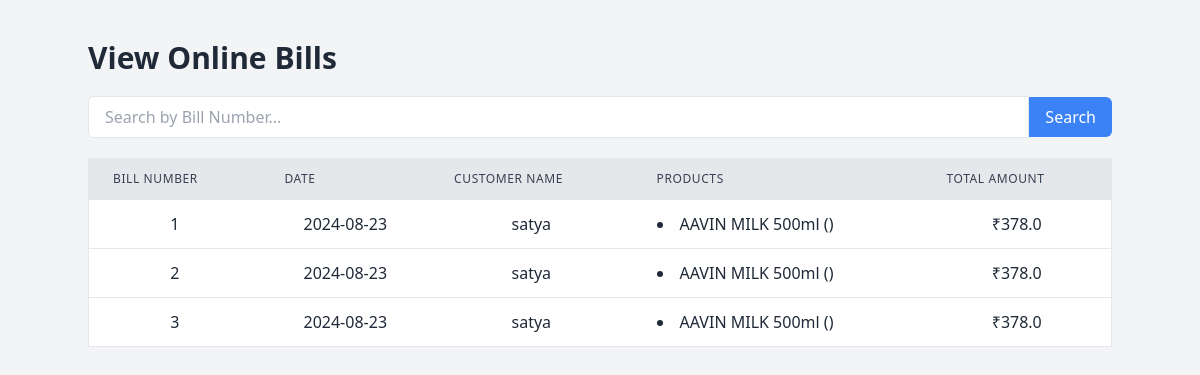
/view_online_bills (signed in), run on the app's committed database.
### models.py (models this page shows, shortened)
class TransactionRecord(db.Model):
    id = db.Column(db.Integer, primary_key=True)
    bill_no = db.Column(db.Integer, unique=True, nullable=False)
    date = db.Column(db.Date, nullable=False, default=datetime.utcnow)
    total_price = db.Column(db.Float, nullable=False)
    billing_mode = db.Column(db.String(10), nullable=False)  # New field to store 'online' or 'offline'
    organisation_id = db.Column(db.Integer, db.ForeignKey('organisation.id'), nullable=False)
    customer_id = db.Column(db.Integer, db.ForeignKey('customer.id'), nullable=True)  # Allow null if no customer info
    items = db.relationship('TransactionItem', backref='transaction', lazy=True)
    customer = db.relationship('Customer', backref='transaction_records')

class Customer(db.Model):
    id = db.Column(db.Integer, primary_key=True)
    name = db.Column(db.String(100), nullable=False)
    phone = db.Column(db.String(50), nullable=False)
    city = db.Column(db.String(100))
    district = db.Column(db.String(100))
    state = db.Column(db.String(100))
    pincode = db.Column(db.String(10))
    email = db.Column(db.String(120))
    flat_no = db.Column(db.String(50))  # New field
    street = db.Column(db.String(150))  # New field
    organisation_id = db.Column(db.Integer, db.ForeignKey('organisation.id'), nullable=False)

class TransactionItem(db.Model):
    id = db.Column(db.Integer, primary_key=True)
    transaction_id = db.Column(db.Integer, db.ForeignKey('transaction_record.id'), nullable=False)
    product_id = db.Column(db.Integer, db.ForeignKey('product.id'), nullable=False)
    quantity = db.Column(db.Integer, nullable=False)
    total_price = db.Column(db.Float, nullable=False)

class Product(db.Model):
    id = db.Column(db.Integer, primary_key=True)
    name = db.Column(db.String(100), nullable=False)
    SKU = db.Column(db.String(50), nullable=False)
    net_price = db.Column(db.Float, nullable=False)
    selling_price = db.Column(db.Float, nullable=False)
    quantity = db.Column(db.Integer, nullable=False)
    seller = db.Column(db.String(100), nullable=False)
    organisation_id = db.Column(db.Integer, db.ForeignKey('organisation.id'), nullable=False)
    category_id = db.Column(db.Integer, db.ForeignKey('product_category.id'), nullable=True)  # Allow null if category not mandatory
    inventory = db.relationship('Inventory', backref='product', lazy=True)

### blueprints/billing.py (the view)
@billing_bp.route('/view_online_bills')
def view_online_bills():
    try:
        organisation_id = session.get('organisation_id')
        if not organisation_id:
            flash("User is not logged in!", "error")
            return redirect(url_for('auth.login'))
        bills = TransactionRecord.query.filter_by(organisation_id=organisation_id, billing_mode='online').all()
        customers = {customer.id: customer for customer in Customer.query.all()}
        bill_items = db.session.query(
            TransactionItem,
            Product.name.label('product_name'),
            Product.SKU.label('product_sku')
        ).join(Product, TransactionItem.product_id == Product.id).all()
        bill_items_dict = {}
        for item in bill_items:
            if item.TransactionItem.transaction_id not in bill_items_dict:
                bill_items_dict[item.TransactionItem.transaction_id] = []
            bill_items_dict[item.TransactionItem.transaction_id].append(item)
        return render_template('view_online_bills.html', bills=bills, customers=customers, bill_items_dict=bill_items_dict)
    except Exception as e:
        flash(f"Error: {str(e)}", "error")
        return redirect(url_for('billing.view_online_bills'))

### templates/view_online_bills.html (shortened to what this page needs)
<!DOCTYPE html>
<html lang="en">
<head>
    <link href="https://cdn.jsdelivr.net/npm/tailwindcss@2.2.19/dist/tailwind.min.css" rel="stylesheet">
</head>
<body class="bg-gray-100 text-gray-800">
    <div class="container mx-auto mt-10">
        <h1 class="text-3xl font-bold mb-5">View Online Bills</h1>
        <form action="{{ url_for('billing.search_online_bill') }}" method="GET" class="mb-5">
            <div class="flex items-center">
                <input
                    type="text"
                    name="bill_no"
                    placeholder="Search by Bill Number..."
                    class="w-full px-4 py-2 border rounded-l-md focus:outline-none focus:ring-2 focus:ring-blue-500"
                    required
                >
                <button
                    type="submit"
                    class="bg-blue-500 text-white px-4 py-2 rounded-r-md hover:bg-blue-600">
                    Search
                </button>
            </div>
        </form>
        <div class="overflow-x-auto">
            <table class="min-w-full bg-white border border-gray-200">
                <thead>
                    <tr class="bg-gray-200">
                        <th class="py-3 px-6 text-left text-xs font-medium text-gray-700 uppercase tracking-wider border-b">Bill Number</th>
                        <th class="py-3 px-6 text-left text-xs font-medium text-gray-700 uppercase tracking-wider border-b">Date</th>
                        <th class="py-3 px-6 text-left text-xs font-medium text-gray-700 uppercase tracking-wider border-b">Customer Name</th>
                        <th class="py-3 px-6 text-left text-xs font-medium text-gray-700 uppercase tracking-wider border-b">Products</th>
                        <th class="py-3 px-6 text-left text-xs font-medium text-gray-700 uppercase tracking-wider border-b">Total Amount</th>
                    </tr>
                </thead>
                <tbody>
                    {% for bill in bills %}
                    <tr class="hover:bg-gray-100">
                        <td class="py-3 px-6 text-center border-b">{{ bill.bill_no }}</td>
                        <td class="py-3 px-6 text-center border-b">{{ bill.date }}</td>
                        <td class="py-3 px-6 text-center border-b">
                            {% if customers[bill.customer_id] %}
                                {{ customers[bill.customer_id].name }}
                            {% else %}
                                Unknown Customer
                            {% endif %}
                        </td>
                        <td class="py-3 px-6 text-left border-b">
                            <ul class="list-disc list-inside">
                                {% for item in bill_items_dict[bill.id] %}
                                <li>{{ item.product_name }} ({{ item.quantity }})</li>
                                {% endfor %}
                            </ul>
                        </td>
                        <td class="py-3 px-6 text-center border-b">₹{{ bill.total_price }}</td>
                    </tr>
                    {% endfor %}
                </tbody>
            </table>
        </div>
    </div>
</body>
</html>

### data on the page
TransactionRecord: bill_no "1", date "2024-08-23", total_price "378.0"
Customer: name "satya"
TransactionItem: product_name "AAVIN MILK 500ml"
TransactionRecord: bill_no "2", date "2024-08-23", total_price "378.0"
TransactionItem: product_name "AAVIN MILK 500ml"
TransactionRecord: bill_no "3", date "2024-08-23", total_price "378.0"
TransactionItem: product_name "AAVIN MILK 500ml"
